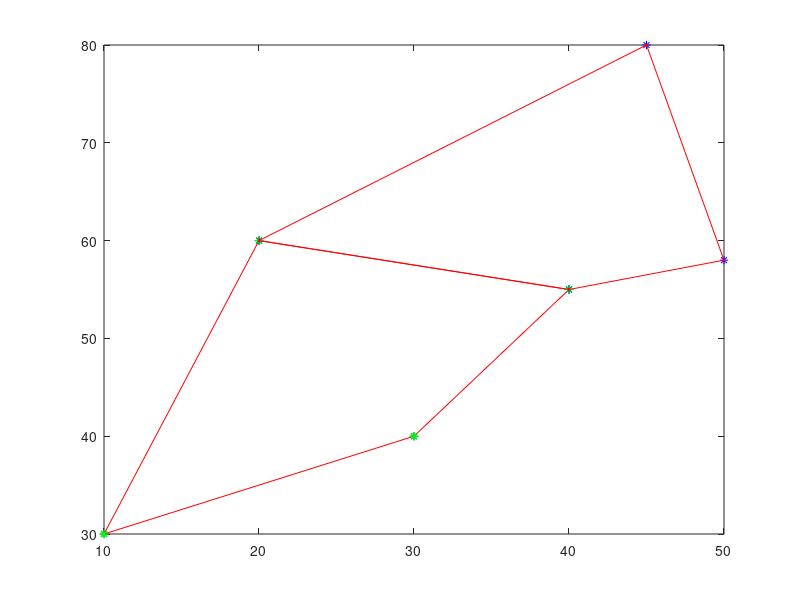

Write MATLAB code to recreate this figure. (Note: this script raises an error after producing the figure.)
clear all
close all

nodes = [10 30;20 60;45 80;90 60;70 20;30 0;30 40;40 55;50 58;65 50;60 30;40 25];
sets = [ 8 7 1 2;
    9 8 2 3;
    10 9 3 4;
    11 10 4 5;
    12 11 5 6;
    7 12 6 1];
node_set = sets(1,:);
y1 = nodes(node_set,:)';
node_set = sets(2,:);
y2 = nodes(node_set,:)';
L = y1;

Y(1).y = y1;
Y(2).y = y2;
M = struct([]);
flag_plot = 1;

if flag_plot
    
    for t = 1:2
        y = Y(t).y;
        for i=1:size(y,2)
            plot(y(1,i),y(2,i),'b*')
            hold on
        end
        
        for i=1:size(L,2)
            plot(L(1,i),L(2,i),'g*')
            hold on
        end
        
        plot( y(1,:), y(2,:), '.-r');
        hold on
        plot( [y(1,end) y(1,1)],[y(2,end) y(2,1)], '.-r');
    end
end
XE = [];
for i=1:2
    y = Y(i).y;
    p = (y(:,2)+y(:,4))/2;
    [A,b] = convexSet(y);
    [Ax,bx] = LPSet(A,b,p);
    Ah = -Ax;
    bh = bx;
    Ah(4,:)=[];
    bh(4)=[];
    exitDir =  -Ax(4,:)';
    % exitDir = exitDir/norm(exitDir);
    
    % xe = intersectionTwoLines(A(2,1),b(2),A(4,1),b(4));
    xe = (y(:,1)+y(:,4))/2;
    XE = [XE xe];
    M(i).Ax = Ax;
    M(i).bx = bx;
    M(i).Ah = Ah;
    M(i).bh = bh;
    M(i).xe = xe;
    M(i).z = exitDir;
end

epsilon = 0.7;
E = [0;0];

Cb = 1;
Cl = 0.5;
% 
xc1 = y1(:,1);
xc2 = y1(:,4);
plot(xc1(1),xc1(2),'m*')
hold on
plot(xc2(1),xc2(2),'m*')
hold on 

K_new = optFirstorderU_newCost(Cb,Cl,L,M,xc1,xc2);
Wb = 1*ones(size(Ah,1),1);
Wl = 1;
for i=1:2
    [K,~,~,~,~,k_added] = optFirstorderWithU(Wb,Wl,Cb,Cl,M(i).z,M(i).Ah,M(i).Ax,M(i).bx,M(i).bh,L,XE(:,i));
    K_old(i).K = K;
    K_old(i).added = k_added;
end
figure(1)
start = [20;40];
Ye(1).y = y1(:,end);
Ye(2).y = y2(:,end);
navigate(start,K_new,L,XE,Ye,'b*');
navigate(start,K_old,L,XE,Ye,'r*');
title('red: old, blue: new')
axis equal
return 

for i=1:2
    k = K_new(i).K;
    k_added = K_new(i).added;
    Ax = M(i).Ax;
    bx = M(i).bx;
    xe = M(i).xe;
    plot_controllers(Ax,bx,k,k_added,L,epsilon,0,E)
    plot(xe(1),xe(2),'c*')
    hold on;
    grid on
    
end

